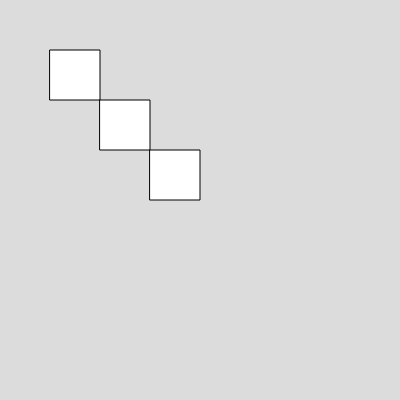
Frame 1 (no input)
Frame 60 (no input): identical to frame 1, image omitted
Frame 120 (the mouse pressed at the canvas centre since frame 60): identical to frame 1, image omitted

The p5.js sketch that drew this single still picture (run headless with seeded random() and noise() and a simulated clock; from frame 60 on, the mouse is pressed at the canvas centre):

// p5.js sketch
// ── sketch.js
function setup() {
  createCanvas(400, 400);
}

function draw() {
  background(220);
  for (let i = 0; i < 3; i++) {
    rect(50 + (i * 50),50 + (i * 50),50,50)
  }
}
